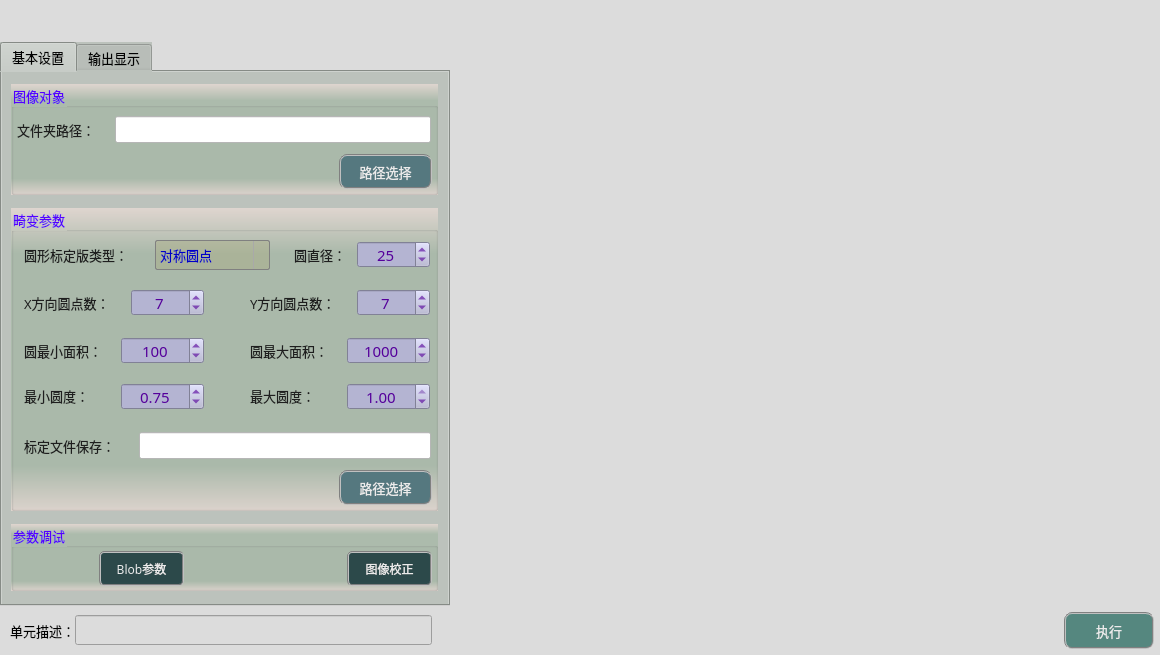
<?xml version="1.0" encoding="UTF-8"?>
<ui version="4.0">
 <class>frmDistortionCalibrationClass</class>
 <widget class="QDialog" name="frmDistortionCalibrationClass">
  <property name="geometry">
   <rect>
    <x>0</x>
    <y>0</y>
    <width>1160</width>
    <height>655</height>
   </rect>
  </property>
  <property name="sizePolicy">
   <sizepolicy hsizetype="Fixed" vsizetype="Fixed">
    <horstretch>0</horstretch>
    <verstretch>0</verstretch>
   </sizepolicy>
  </property>
  <property name="minimumSize">
   <size>
    <width>1160</width>
    <height>655</height>
   </size>
  </property>
  <property name="maximumSize">
   <size>
    <width>1160</width>
    <height>655</height>
   </size>
  </property>
  <property name="windowTitle">
   <string>畸变标定</string>
  </property>
  <property name="styleSheet">
   <string notr="true">background-color: rgb(220, 220, 220);</string>
  </property>
  <layout class="QGridLayout" name="gridLayout">
   <property name="leftMargin">
    <number>0</number>
   </property>
   <property name="topMargin">
    <number>0</number>
   </property>
   <property name="rightMargin">
    <number>0</number>
   </property>
   <property name="bottomMargin">
    <number>0</number>
   </property>
   <property name="spacing">
    <number>1</number>
   </property>
   <item row="0" column="2">
    <spacer name="verticalSpacer">
     <property name="orientation">
      <enum>Qt::Vertical</enum>
     </property>
     <property name="sizeType">
      <enum>QSizePolicy::Fixed</enum>
     </property>
     <property name="sizeHint" stdset="0">
      <size>
       <width>20</width>
       <height>42</height>
      </size>
     </property>
    </spacer>
   </item>
   <item row="0" column="0">
    <spacer name="verticalSpacer_2">
     <property name="orientation">
      <enum>Qt::Vertical</enum>
     </property>
     <property name="sizeType">
      <enum>QSizePolicy::Fixed</enum>
     </property>
     <property name="sizeHint" stdset="0">
      <size>
       <width>20</width>
       <height>42</height>
      </size>
     </property>
    </spacer>
   </item>
   <item row="2" column="0">
    <spacer name="verticalSpacer_4">
     <property name="orientation">
      <enum>Qt::Vertical</enum>
     </property>
     <property name="sizeType">
      <enum>QSizePolicy::Fixed</enum>
     </property>
     <property name="sizeHint" stdset="0">
      <size>
       <width>20</width>
       <height>5</height>
      </size>
     </property>
    </spacer>
   </item>
   <item row="1" column="2">
    <layout class="QGridLayout" name="imageLayout">
     <property name="spacing">
      <number>1</number>
     </property>
    </layout>
   </item>
   <item row="3" column="0" colspan="3">
    <layout class="QHBoxLayout" name="horizontalLayout">
     <property name="spacing">
      <number>0</number>
     </property>
     <property name="bottomMargin">
      <number>6</number>
     </property>
     <item>
      <spacer name="horizontalSpacer">
       <property name="orientation">
        <enum>Qt::Horizontal</enum>
       </property>
       <property name="sizeType">
        <enum>QSizePolicy::Fixed</enum>
       </property>
       <property name="sizeHint" stdset="0">
        <size>
         <width>10</width>
         <height>20</height>
        </size>
       </property>
      </spacer>
     </item>
     <item>
      <widget class="QLabel" name="label_3">
       <property name="sizePolicy">
        <sizepolicy hsizetype="Fixed" vsizetype="Fixed">
         <horstretch>0</horstretch>
         <verstretch>0</verstretch>
        </sizepolicy>
       </property>
       <property name="maximumSize">
        <size>
         <width>83</width>
         <height>25</height>
        </size>
       </property>
       <property name="font">
        <font>
         <family>微软雅黑</family>
         <pointsize>10</pointsize>
        </font>
       </property>
       <property name="styleSheet">
        <string notr="true">background-color: rgba(255, 255, 255, 0);</string>
       </property>
       <property name="text">
        <string>单元描述：</string>
       </property>
      </widget>
     </item>
     <item>
      <widget class="QLineEdit" name="txtDescribe">
       <property name="sizePolicy">
        <sizepolicy hsizetype="Fixed" vsizetype="Fixed">
         <horstretch>0</horstretch>
         <verstretch>0</verstretch>
        </sizepolicy>
       </property>
       <property name="minimumSize">
        <size>
         <width>357</width>
         <height>30</height>
        </size>
       </property>
       <property name="maximumSize">
        <size>
         <width>16777215</width>
         <height>30</height>
        </size>
       </property>
       <property name="font">
        <font>
         <family>微软雅黑</family>
         <pointsize>10</pointsize>
        </font>
       </property>
      </widget>
     </item>
     <item>
      <spacer name="horizontalSpacer_8">
       <property name="orientation">
        <enum>Qt::Horizontal</enum>
       </property>
       <property name="sizeHint" stdset="0">
        <size>
         <width>40</width>
         <height>20</height>
        </size>
       </property>
      </spacer>
     </item>
     <item>
      <widget class="QPushButton" name="btnExecute">
       <property name="minimumSize">
        <size>
         <width>90</width>
         <height>37</height>
        </size>
       </property>
       <property name="font">
        <font>
         <family>微软雅黑</family>
         <pointsize>10</pointsize>
        </font>
       </property>
       <property name="styleSheet">
        <string notr="true">QWidget{ background-color: rgb(85, 135, 127);}
QWidget{ color: rgb(235, 235, 235);}
QWidget{ border: 2px groove gray;border-radius: 8px;padding: 2px 4px;}
QPushButton:hover{ background-color: rgb(85, 155, 127);}
QPushButton:pressed{background-color: rgb(85, 175, 127);}</string>
       </property>
       <property name="text">
        <string>执行</string>
       </property>
      </widget>
     </item>
     <item>
      <spacer name="horizontalSpacer_2">
       <property name="orientation">
        <enum>Qt::Horizontal</enum>
       </property>
       <property name="sizeType">
        <enum>QSizePolicy::Fixed</enum>
       </property>
       <property name="sizeHint" stdset="0">
        <size>
         <width>6</width>
         <height>20</height>
        </size>
       </property>
      </spacer>
     </item>
    </layout>
   </item>
   <item row="1" column="0">
    <widget class="QTabWidget" name="tabWidget">
     <property name="sizePolicy">
      <sizepolicy hsizetype="Fixed" vsizetype="Expanding">
       <horstretch>0</horstretch>
       <verstretch>0</verstretch>
      </sizepolicy>
     </property>
     <property name="minimumSize">
      <size>
       <width>450</width>
       <height>550</height>
      </size>
     </property>
     <property name="maximumSize">
      <size>
       <width>16777215</width>
       <height>16777215</height>
      </size>
     </property>
     <property name="font">
      <font>
       <family>微软雅黑</family>
       <pointsize>10</pointsize>
      </font>
     </property>
     <property name="styleSheet">
      <string notr="true">background-color: #bcc2bc;</string>
     </property>
     <property name="currentIndex">
      <number>0</number>
     </property>
     <widget class="QWidget" name="tab">
      <attribute name="title">
       <string>基本设置</string>
      </attribute>
      <widget class="QGroupBox" name="groupCamera">
       <property name="geometry">
        <rect>
         <x>9</x>
         <y>12</y>
         <width>427</width>
         <height>111</height>
        </rect>
       </property>
       <property name="font">
        <font>
         <family>微软雅黑</family>
         <pointsize>10</pointsize>
        </font>
       </property>
       <property name="styleSheet">
        <string notr="true">background-color: qlineargradient(x1:0, y1:0, x2:0, y2:1, stop:0 #dfd5cf, stop: 0.15 #acbbac, stop: 0.85 #acbbac,stop:1 #dfd5cf);
color: rgb(85, 0, 255);</string>
       </property>
       <property name="title">
        <string>图像对象</string>
       </property>
       <widget class="QPushButton" name="btnSelectPath">
        <property name="geometry">
         <rect>
          <x>328</x>
          <y>70</y>
          <width>93</width>
          <height>35</height>
         </rect>
        </property>
        <property name="font">
         <font>
          <family>Arial</family>
          <pointsize>10</pointsize>
         </font>
        </property>
        <property name="styleSheet">
         <string notr="true">QWidget{ background-color: rgb(85, 120, 127);}
QWidget{ color: rgb(235, 235, 235);}
QWidget{ border: 2px groove gray;border-radius: 8px;padding: 2px 4px;}
QPushButton:hover{ background-color: rgb(85, 150, 127);}
QPushButton:pressed{background-color: rgb(85, 170, 127);}</string>
        </property>
        <property name="text">
         <string>路径选择</string>
        </property>
       </widget>
       <widget class="QLabel" name="label_2">
        <property name="geometry">
         <rect>
          <x>6</x>
          <y>36</y>
          <width>97</width>
          <height>19</height>
         </rect>
        </property>
        <property name="font">
         <font>
          <family>微软雅黑</family>
          <pointsize>10</pointsize>
         </font>
        </property>
        <property name="styleSheet">
         <string notr="true">color: rgb(30, 30, 30);
background: transparent;</string>
        </property>
        <property name="text">
         <string>文件夹路径：</string>
        </property>
       </widget>
       <widget class="QLineEdit" name="txtFolderPath">
        <property name="geometry">
         <rect>
          <x>104</x>
          <y>32</y>
          <width>316</width>
          <height>27</height>
         </rect>
        </property>
        <property name="font">
         <font>
          <family>微软雅黑</family>
          <pointsize>10</pointsize>
         </font>
        </property>
        <property name="styleSheet">
         <string notr="true">background-color: rgb(255, 255, 255);</string>
        </property>
        <property name="text">
         <string/>
        </property>
        <property name="readOnly">
         <bool>true</bool>
        </property>
       </widget>
      </widget>
      <widget class="QGroupBox" name="groupC2">
       <property name="geometry">
        <rect>
         <x>9</x>
         <y>136</y>
         <width>427</width>
         <height>303</height>
        </rect>
       </property>
       <property name="font">
        <font>
         <family>微软雅黑</family>
         <pointsize>10</pointsize>
        </font>
       </property>
       <property name="styleSheet">
        <string notr="true">background-color: qlineargradient(x1:0, y1:0, x2:0, y2:1, stop:0 #dfd5cf, stop: 0.15 #acbbac, stop: 0.85 #acbbac,stop:1 #dfd5cf);
color: rgb(85, 0, 255);</string>
       </property>
       <property name="title">
        <string>畸变参数</string>
       </property>
       <widget class="QComboBox" name="comboType">
        <property name="geometry">
         <rect>
          <x>144</x>
          <y>32</y>
          <width>115</width>
          <height>30</height>
         </rect>
        </property>
        <property name="sizePolicy">
         <sizepolicy hsizetype="Fixed" vsizetype="Fixed">
          <horstretch>0</horstretch>
          <verstretch>0</verstretch>
         </sizepolicy>
        </property>
        <property name="minimumSize">
         <size>
          <width>115</width>
          <height>30</height>
         </size>
        </property>
        <property name="maximumSize">
         <size>
          <width>115</width>
          <height>16777215</height>
         </size>
        </property>
        <property name="font">
         <font>
          <family>微软雅黑</family>
          <pointsize>10</pointsize>
         </font>
        </property>
        <property name="styleSheet">
         <string notr="true">QComboBox {
    border: 1px solid gray;
    border-radius: 2px;    
    color: rgb(0, 0, 200);
	background-color: rgba(170, 170, 127,100);
}
QComboBox::drop-down {
    subcontrol-origin: padding;
    subcontrol-position: top right;
    width: 15px; 
    border-left-width: 1px;
    border-left-color: darkgray;
    border-left-style: solid;
    border-top-right-radius: 3px;
    border-bottom-right-radius: 3px;
}

QComboBox::down-arrow {
    image: url(:/resource/down.png);
} 
QComboBox::down-arrow:on {
    top: 1px;
    left: 1px;
}</string>
        </property>
        <property name="sizeAdjustPolicy">
         <enum>QComboBox::AdjustToContents</enum>
        </property>
        <item>
         <property name="text">
          <string>对称圆点</string>
         </property>
        </item>
        <item>
         <property name="text">
          <string>非对称圆点</string>
         </property>
        </item>
       </widget>
       <widget class="QLabel" name="label_5">
        <property name="geometry">
         <rect>
          <x>13</x>
          <y>85</y>
          <width>107</width>
          <height>19</height>
         </rect>
        </property>
        <property name="font">
         <font>
          <family>微软雅黑</family>
          <pointsize>10</pointsize>
          <weight>50</weight>
          <bold>false</bold>
         </font>
        </property>
        <property name="styleSheet">
         <string notr="true">color: rgb(30, 30, 30);
background: transparent;</string>
        </property>
        <property name="text">
         <string>X方向圆点数：</string>
        </property>
       </widget>
       <widget class="QLabel" name="label_30">
        <property name="geometry">
         <rect>
          <x>13</x>
          <y>37</y>
          <width>133</width>
          <height>19</height>
         </rect>
        </property>
        <property name="font">
         <font>
          <family>微软雅黑</family>
          <pointsize>10</pointsize>
         </font>
        </property>
        <property name="styleSheet">
         <string notr="true">color: rgb(30, 30, 30);
background: transparent;</string>
        </property>
        <property name="text">
         <string>圆形标定版类型：</string>
        </property>
       </widget>
       <widget class="QSpinBox" name="spinCornersNx">
        <property name="geometry">
         <rect>
          <x>120</x>
          <y>81</y>
          <width>73</width>
          <height>27</height>
         </rect>
        </property>
        <property name="font">
         <font>
          <family>微软雅黑</family>
          <pointsize>11</pointsize>
         </font>
        </property>
        <property name="styleSheet">
         <string notr="true">QWidget{color: rgb(85, 0, 155);background-color: rgb(180, 180, 210);}
QSpinBox::up-button{
    border:transparent;
}
QSpinBox::down-button{
    border:transparent;
}
QSpinBox::up-arrow{
    image:url(:/resource/up.png);
}
QSpinBox::down-arrow{
    image:url(:/resource/down.png);
}</string>
        </property>
        <property name="alignment">
         <set>Qt::AlignCenter</set>
        </property>
        <property name="minimum">
         <number>3</number>
        </property>
        <property name="maximum">
         <number>21</number>
        </property>
        <property name="value">
         <number>7</number>
        </property>
       </widget>
       <widget class="QLabel" name="label_4">
        <property name="geometry">
         <rect>
          <x>13</x>
          <y>228</y>
          <width>115</width>
          <height>19</height>
         </rect>
        </property>
        <property name="font">
         <font>
          <family>微软雅黑</family>
          <pointsize>10</pointsize>
         </font>
        </property>
        <property name="styleSheet">
         <string notr="true">color: rgb(30, 30, 30);
background: transparent;</string>
        </property>
        <property name="text">
         <string>标定文件保存：</string>
        </property>
       </widget>
       <widget class="QLineEdit" name="txtFolderParamPath">
        <property name="geometry">
         <rect>
          <x>128</x>
          <y>224</y>
          <width>292</width>
          <height>27</height>
         </rect>
        </property>
        <property name="font">
         <font>
          <family>微软雅黑</family>
          <pointsize>10</pointsize>
         </font>
        </property>
        <property name="styleSheet">
         <string notr="true">background-color: rgb(255, 255, 255);</string>
        </property>
        <property name="text">
         <string/>
        </property>
        <property name="readOnly">
         <bool>true</bool>
        </property>
       </widget>
       <widget class="QPushButton" name="btnStoragePath">
        <property name="geometry">
         <rect>
          <x>328</x>
          <y>262</y>
          <width>93</width>
          <height>35</height>
         </rect>
        </property>
        <property name="font">
         <font>
          <family>Arial</family>
          <pointsize>10</pointsize>
         </font>
        </property>
        <property name="styleSheet">
         <string notr="true">QWidget{ background-color: rgb(85, 120, 127);}
QWidget{ color: rgb(235, 235, 235);}
QWidget{ border: 2px groove gray;border-radius: 8px;padding: 2px 4px;}
QPushButton:hover{ background-color: rgb(85, 150, 127);}
QPushButton:pressed{background-color: rgb(85, 170, 127);}</string>
        </property>
        <property name="text">
         <string>路径选择</string>
        </property>
       </widget>
       <widget class="QLabel" name="label_6">
        <property name="geometry">
         <rect>
          <x>239</x>
          <y>85</y>
          <width>107</width>
          <height>19</height>
         </rect>
        </property>
        <property name="font">
         <font>
          <family>微软雅黑</family>
          <pointsize>10</pointsize>
          <weight>50</weight>
          <bold>false</bold>
         </font>
        </property>
        <property name="styleSheet">
         <string notr="true">color: rgb(30, 30, 30);
background: transparent;</string>
        </property>
        <property name="text">
         <string>Y方向圆点数：</string>
        </property>
       </widget>
       <widget class="QSpinBox" name="spinCornersNy">
        <property name="geometry">
         <rect>
          <x>346</x>
          <y>81</y>
          <width>73</width>
          <height>27</height>
         </rect>
        </property>
        <property name="font">
         <font>
          <family>微软雅黑</family>
          <pointsize>11</pointsize>
         </font>
        </property>
        <property name="styleSheet">
         <string notr="true">QWidget{color: rgb(85, 0, 155);background-color: rgb(180, 180, 210);}
QSpinBox::up-button{
    border:transparent;
}
QSpinBox::down-button{
    border:transparent;
}
QSpinBox::up-arrow{
    image:url(:/resource/up.png);
}
QSpinBox::down-arrow{
    image:url(:/resource/down.png);
}</string>
        </property>
        <property name="alignment">
         <set>Qt::AlignCenter</set>
        </property>
        <property name="minimum">
         <number>3</number>
        </property>
        <property name="maximum">
         <number>21</number>
        </property>
        <property name="value">
         <number>7</number>
        </property>
       </widget>
       <widget class="QLabel" name="label_7">
        <property name="geometry">
         <rect>
          <x>283</x>
          <y>37</y>
          <width>63</width>
          <height>19</height>
         </rect>
        </property>
        <property name="font">
         <font>
          <family>微软雅黑</family>
          <pointsize>10</pointsize>
          <weight>50</weight>
          <bold>false</bold>
         </font>
        </property>
        <property name="styleSheet">
         <string notr="true">color: rgb(30, 30, 30);
background: transparent;</string>
        </property>
        <property name="text">
         <string>圆直径：</string>
        </property>
       </widget>
       <widget class="QSpinBox" name="spinCircleD">
        <property name="geometry">
         <rect>
          <x>346</x>
          <y>33</y>
          <width>73</width>
          <height>27</height>
         </rect>
        </property>
        <property name="font">
         <font>
          <family>微软雅黑</family>
          <pointsize>11</pointsize>
         </font>
        </property>
        <property name="styleSheet">
         <string notr="true">QWidget{color: rgb(85, 0, 155);background-color: rgb(180, 180, 210);}
QSpinBox::up-button{
    border:transparent;
}
QSpinBox::down-button{
    border:transparent;
}
QSpinBox::up-arrow{
    image:url(:/resource/up.png);
}
QSpinBox::down-arrow{
    image:url(:/resource/down.png);
}</string>
        </property>
        <property name="alignment">
         <set>Qt::AlignCenter</set>
        </property>
        <property name="minimum">
         <number>3</number>
        </property>
        <property name="maximum">
         <number>200</number>
        </property>
        <property name="value">
         <number>25</number>
        </property>
       </widget>
       <widget class="QLabel" name="label_8">
        <property name="geometry">
         <rect>
          <x>239</x>
          <y>133</y>
          <width>93</width>
          <height>19</height>
         </rect>
        </property>
        <property name="font">
         <font>
          <family>微软雅黑</family>
          <pointsize>10</pointsize>
          <weight>50</weight>
          <bold>false</bold>
         </font>
        </property>
        <property name="styleSheet">
         <string notr="true">color: rgb(30, 30, 30);
background: transparent;</string>
        </property>
        <property name="text">
         <string>圆最大面积：</string>
        </property>
       </widget>
       <widget class="QSpinBox" name="spinMinArea">
        <property name="geometry">
         <rect>
          <x>110</x>
          <y>129</y>
          <width>83</width>
          <height>27</height>
         </rect>
        </property>
        <property name="font">
         <font>
          <family>微软雅黑</family>
          <pointsize>11</pointsize>
         </font>
        </property>
        <property name="styleSheet">
         <string notr="true">QWidget{color: rgb(85, 0, 155);background-color: rgb(180, 180, 210);}
QSpinBox::up-button{
    border:transparent;
}
QSpinBox::down-button{
    border:transparent;
}
QSpinBox::up-arrow{
    image:url(:/resource/up.png);
}
QSpinBox::down-arrow{
    image:url(:/resource/down.png);
}</string>
        </property>
        <property name="alignment">
         <set>Qt::AlignCenter</set>
        </property>
        <property name="minimum">
         <number>0</number>
        </property>
        <property name="maximum">
         <number>100000</number>
        </property>
        <property name="value">
         <number>100</number>
        </property>
       </widget>
       <widget class="QSpinBox" name="spinMaxArea">
        <property name="geometry">
         <rect>
          <x>336</x>
          <y>129</y>
          <width>83</width>
          <height>27</height>
         </rect>
        </property>
        <property name="font">
         <font>
          <family>微软雅黑</family>
          <pointsize>11</pointsize>
         </font>
        </property>
        <property name="styleSheet">
         <string notr="true">QWidget{color: rgb(85, 0, 155);background-color: rgb(180, 180, 210);}
QSpinBox::up-button{
    border:transparent;
}
QSpinBox::down-button{
    border:transparent;
}
QSpinBox::up-arrow{
    image:url(:/resource/up.png);
}
QSpinBox::down-arrow{
    image:url(:/resource/down.png);
}</string>
        </property>
        <property name="alignment">
         <set>Qt::AlignCenter</set>
        </property>
        <property name="minimum">
         <number>1</number>
        </property>
        <property name="maximum">
         <number>99999</number>
        </property>
        <property name="value">
         <number>1000</number>
        </property>
       </widget>
       <widget class="QLabel" name="label_9">
        <property name="geometry">
         <rect>
          <x>13</x>
          <y>133</y>
          <width>93</width>
          <height>19</height>
         </rect>
        </property>
        <property name="font">
         <font>
          <family>微软雅黑</family>
          <pointsize>10</pointsize>
          <weight>50</weight>
          <bold>false</bold>
         </font>
        </property>
        <property name="styleSheet">
         <string notr="true">color: rgb(30, 30, 30);
background: transparent;</string>
        </property>
        <property name="text">
         <string>圆最小面积：</string>
        </property>
       </widget>
       <widget class="QLabel" name="label_10">
        <property name="geometry">
         <rect>
          <x>13</x>
          <y>178</y>
          <width>79</width>
          <height>19</height>
         </rect>
        </property>
        <property name="font">
         <font>
          <family>微软雅黑</family>
          <pointsize>10</pointsize>
          <weight>50</weight>
          <bold>false</bold>
         </font>
        </property>
        <property name="styleSheet">
         <string notr="true">color: rgb(30, 30, 30);
background: transparent;</string>
        </property>
        <property name="text">
         <string>最小圆度：</string>
        </property>
       </widget>
       <widget class="QDoubleSpinBox" name="spinMinCircularity">
        <property name="geometry">
         <rect>
          <x>110</x>
          <y>175</y>
          <width>83</width>
          <height>27</height>
         </rect>
        </property>
        <property name="sizePolicy">
         <sizepolicy hsizetype="Fixed" vsizetype="Fixed">
          <horstretch>0</horstretch>
          <verstretch>0</verstretch>
         </sizepolicy>
        </property>
        <property name="minimumSize">
         <size>
          <width>83</width>
          <height>25</height>
         </size>
        </property>
        <property name="font">
         <font>
          <family>微软雅黑</family>
          <pointsize>11</pointsize>
         </font>
        </property>
        <property name="styleSheet">
         <string notr="true">QWidget{color: rgb(85, 0, 155);background-color: rgb(180, 180, 210);}
QDoubleSpinBox::up-button{
    border:transparent;
}
QDoubleSpinBox::down-button{
    border:transparent;
}
QDoubleSpinBox::up-arrow{
    image:url(:/resource/up.png);
}
QDoubleSpinBox::down-arrow{
    image:url(:/resource/down.png);
}</string>
        </property>
        <property name="alignment">
         <set>Qt::AlignCenter</set>
        </property>
        <property name="decimals">
         <number>2</number>
        </property>
        <property name="maximum">
         <double>0.990000000000000</double>
        </property>
        <property name="singleStep">
         <double>0.100000000000000</double>
        </property>
        <property name="value">
         <double>0.750000000000000</double>
        </property>
       </widget>
       <widget class="QLabel" name="label_11">
        <property name="geometry">
         <rect>
          <x>239</x>
          <y>178</y>
          <width>79</width>
          <height>19</height>
         </rect>
        </property>
        <property name="font">
         <font>
          <family>微软雅黑</family>
          <pointsize>10</pointsize>
          <weight>50</weight>
          <bold>false</bold>
         </font>
        </property>
        <property name="styleSheet">
         <string notr="true">color: rgb(30, 30, 30);
background: transparent;</string>
        </property>
        <property name="text">
         <string>最大圆度：</string>
        </property>
       </widget>
       <widget class="QDoubleSpinBox" name="spinMaxCircularity">
        <property name="geometry">
         <rect>
          <x>336</x>
          <y>175</y>
          <width>83</width>
          <height>27</height>
         </rect>
        </property>
        <property name="sizePolicy">
         <sizepolicy hsizetype="Fixed" vsizetype="Fixed">
          <horstretch>0</horstretch>
          <verstretch>0</verstretch>
         </sizepolicy>
        </property>
        <property name="minimumSize">
         <size>
          <width>83</width>
          <height>25</height>
         </size>
        </property>
        <property name="font">
         <font>
          <family>微软雅黑</family>
          <pointsize>11</pointsize>
         </font>
        </property>
        <property name="styleSheet">
         <string notr="true">QWidget{color: rgb(85, 0, 155);background-color: rgb(180, 180, 210);}
QDoubleSpinBox::up-button{
    border:transparent;
}
QDoubleSpinBox::down-button{
    border:transparent;
}
QDoubleSpinBox::up-arrow{
    image:url(:/resource/up.png);
}
QDoubleSpinBox::down-arrow{
    image:url(:/resource/down.png);
}</string>
        </property>
        <property name="alignment">
         <set>Qt::AlignCenter</set>
        </property>
        <property name="decimals">
         <number>2</number>
        </property>
        <property name="minimum">
         <double>0.010000000000000</double>
        </property>
        <property name="maximum">
         <double>1.000000000000000</double>
        </property>
        <property name="singleStep">
         <double>0.100000000000000</double>
        </property>
        <property name="value">
         <double>1.000000000000000</double>
        </property>
       </widget>
       <zorder>label_30</zorder>
       <zorder>comboType</zorder>
       <zorder>label_5</zorder>
       <zorder>spinCornersNx</zorder>
       <zorder>label_4</zorder>
       <zorder>txtFolderParamPath</zorder>
       <zorder>btnStoragePath</zorder>
       <zorder>label_6</zorder>
       <zorder>spinCornersNy</zorder>
       <zorder>label_7</zorder>
       <zorder>spinCircleD</zorder>
       <zorder>label_8</zorder>
       <zorder>spinMinArea</zorder>
       <zorder>spinMaxArea</zorder>
       <zorder>label_9</zorder>
       <zorder>label_10</zorder>
       <zorder>spinMinCircularity</zorder>
       <zorder>label_11</zorder>
       <zorder>spinMaxCircularity</zorder>
      </widget>
      <widget class="QGroupBox" name="groupCamera_3">
       <property name="geometry">
        <rect>
         <x>9</x>
         <y>452</y>
         <width>427</width>
         <height>67</height>
        </rect>
       </property>
       <property name="font">
        <font>
         <family>微软雅黑</family>
         <pointsize>10</pointsize>
        </font>
       </property>
       <property name="styleSheet">
        <string notr="true">background-color: qlineargradient(x1:0, y1:0, x2:0, y2:1, stop:0 #dfd5cf, stop: 0.15 #acbbac, stop: 0.85 #acbbac,stop:1 #dfd5cf);
color: rgb(85, 0, 255);</string>
       </property>
       <property name="title">
        <string>参数调试</string>
       </property>
       <widget class="QPushButton" name="btnBlobParam">
        <property name="geometry">
         <rect>
          <x>88</x>
          <y>27</y>
          <width>85</width>
          <height>35</height>
         </rect>
        </property>
        <property name="sizePolicy">
         <sizepolicy hsizetype="Fixed" vsizetype="Fixed">
          <horstretch>0</horstretch>
          <verstretch>0</verstretch>
         </sizepolicy>
        </property>
        <property name="minimumSize">
         <size>
          <width>60</width>
          <height>30</height>
         </size>
        </property>
        <property name="font">
         <font>
          <family>微软雅黑</family>
          <pointsize>9</pointsize>
         </font>
        </property>
        <property name="styleSheet">
         <string notr="true">QWidget{ background-color: rgba(9, 42, 47, 200);}
QWidget{ color: rgb(235, 235, 235);}
QWidget{ border: 2px groove gray;border-radius: 5px;padding: 2px 4px;}
QPushButton:hover{ background-color: rgb(9, 62, 52);}
QPushButton:pressed{background-color: rgb(9, 82, 72);}</string>
        </property>
        <property name="text">
         <string>Blob参数</string>
        </property>
       </widget>
       <widget class="QPushButton" name="btnCorrectedImage">
        <property name="geometry">
         <rect>
          <x>336</x>
          <y>27</y>
          <width>85</width>
          <height>35</height>
         </rect>
        </property>
        <property name="sizePolicy">
         <sizepolicy hsizetype="Fixed" vsizetype="Fixed">
          <horstretch>0</horstretch>
          <verstretch>0</verstretch>
         </sizepolicy>
        </property>
        <property name="minimumSize">
         <size>
          <width>60</width>
          <height>30</height>
         </size>
        </property>
        <property name="font">
         <font>
          <family>微软雅黑</family>
          <pointsize>9</pointsize>
         </font>
        </property>
        <property name="styleSheet">
         <string notr="true">QWidget{ background-color: rgba(9, 42, 47, 200);}
QWidget{ color: rgb(235, 235, 235);}
QWidget{ border: 2px groove gray;border-radius: 5px;padding: 2px 4px;}
QPushButton:hover{ background-color: rgb(9, 62, 52);}
QPushButton:pressed{background-color: rgb(9, 82, 72);}</string>
        </property>
        <property name="text">
         <string>图像校正</string>
        </property>
       </widget>
      </widget>
     </widget>
     <widget class="QWidget" name="tab_2">
      <attribute name="title">
       <string>输出显示</string>
      </attribute>
      <widget class="QGroupBox" name="groupC3">
       <property name="geometry">
        <rect>
         <x>9</x>
         <y>12</y>
         <width>427</width>
         <height>507</height>
        </rect>
       </property>
       <property name="font">
        <font>
         <family>微软雅黑</family>
         <pointsize>10</pointsize>
        </font>
       </property>
       <property name="styleSheet">
        <string notr="true">background-color: qlineargradient(x1:0, y1:0, x2:0, y2:1, stop:0 #dfd5cf, stop: 0.15 #acbbac, stop: 0.85 #acbbac,stop:1 #dfd5cf);
color: rgb(85, 0, 255);</string>
       </property>
       <property name="title">
        <string>输出数据</string>
       </property>
       <widget class="QTextEdit" name="txtMsg">
        <property name="geometry">
         <rect>
          <x>4</x>
          <y>32</y>
          <width>419</width>
          <height>471</height>
         </rect>
        </property>
        <property name="font">
         <font>
          <family>微软雅黑</family>
         </font>
        </property>
        <property name="styleSheet">
         <string notr="true">QTextEdit         
{
    background-color: rgba(180, 180, 215,120);    
    gridline-color: rgba(220, 220, 255,255);
    color: rgba(20, 20, 20,200);
}
QScrollBar:vertical{ 
		background:#FFFFF2;
		padding-top:20px;
		padding-bottom:20px;
		padding-left:2px;
		padding-right:2px;
		border-left:1px solid #d7d7d7;}
QScrollBar::handle:vertical{
		background:#dbdbdb;
		border-radius:6px;
		min-height:20px;}
QScrollBar::handle:vertical:hover{
		background:#d0d0d0;}
QScrollBar::add-line:vertical{
		background:url(:/resource/down.png) center no-repeat;}
QScrollBar::sub-line:vertical{
		background:url(:/resource/up.png) center no-repeat;}
QScrollBar:horizontal{ 
		background:#FFFFF2;
		padding-top:20px;
		padding-bottom:20px;
		padding-left:2px;
		padding-right:2px;
		border-left:1px solid #d7d7d7;}
QScrollBar::handle:horizontal{
		background:#dbdbdb;
		border-radius:6px;
		min-height:20px;}
QScrollBar::handle:horizontal:hover{
		background:#d0d0d0;}
QScrollBar::add-line:horizontal{
		background:url(:/resource/right.png) center no-repeat;}
QScrollBar::sub-line:horizontal{
		background:url(:/resource/left.png) center no-repeat;}</string>
        </property>
        <property name="readOnly">
         <bool>true</bool>
        </property>
       </widget>
      </widget>
     </widget>
    </widget>
   </item>
   <item row="1" column="1">
    <spacer name="horizontalSpacer_3">
     <property name="orientation">
      <enum>Qt::Horizontal</enum>
     </property>
     <property name="sizeType">
      <enum>QSizePolicy::Fixed</enum>
     </property>
     <property name="sizeHint" stdset="0">
      <size>
       <width>3</width>
       <height>20</height>
      </size>
     </property>
    </spacer>
   </item>
  </layout>
 </widget>
 <layoutdefault spacing="6" margin="11"/>
 <resources>
  <include location="sub_res.qrc"/>
  <include location="../../ImageProcess/ImageView/sub_res.qrc"/>
 </resources>
 <connections/>
</ui>
